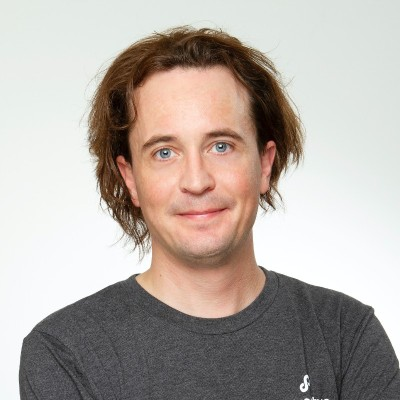
#> input picture team/rosco.jpeg, 400 x 400 px
$ python -i sprites.py   (imports and definitions only)
#> lines starting #> are read from the running program, lines starting #| are printed output that depends on the picture; after the words box and inside, x2 and y2 are one past the last pixel; in counts of white or black regions, pixels touching at a corner belong together
#> further down, picture is the input picture: PIL image 400x400 RGB; mean R, G, B 179.7, 170.4, 163.9
from __future__ import annotations

from PIL import Image

LANDSCAPE = (1536, 1024)
PORTRAIT = (1024, 1536)
SQUARE = (1024, 1024)


# [8 lines left out: function sheet_size_for_grid, not called in this run]


def size_string(size: tuple[int, int]) -> str:
    return f"{size[0]}x{size[1]}"


def even_boundaries(length: int, parts: int) -> list[int]:
    return [round(i * length / parts) for i in range(parts + 1)]


# [75 lines left out: functions _coverage_profile, snap_boundaries, slice_grid, not called in this run]


def content_fraction(frame: Image.Image, *, white_threshold: int = 235, inset: float = 0.1) -> float:
    """Fraction of non-white pixels in the central region of a frame."""
#> called with white_threshold = 235, inset = 0.1
    width, height = frame.size
#> width = 400; height = 400
    box = (int(width * inset), int(height * inset), int(width * (1 - inset)), int(height * (1 - inset)))
#> box = (40, 40, 360, 360)
    inner = frame.crop(box).convert("L").point(lambda v: 255 if v < white_threshold else 0)
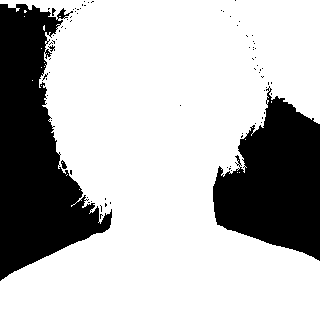
#> inner: PIL image 320x320 L; 72.5% white; 80 black regions (76 under 20 px), largest, box (x1, y1, x2, y2) and area: (0, 4, 112, 281) 16052, (213, 86, 320, 261) 11911, (61, 160, 67, 169) 32, (48, 45, 55, 52) 22
    if inner.width == 0 or inner.height == 0:
        return 0.0
    return inner.resize((1, 1), Image.Resampling.BOX).getpixel((0, 0)) / 255


def blank_panels(frames: list[Image.Image], *, min_content: float = 0.004) -> list[int]:
    """Indices of panels that contain (almost) nothing; the model skipped or merged them."""
    return [i for i, frame in enumerate(frames) if content_fraction(frame) < min_content]

>>> from PIL import Image
>>> picture = Image.open('../../../team/rosco.jpeg')
>>> result = content_fraction(picture)
#> result = 0.725

$ run again, on team/zafar.jpeg
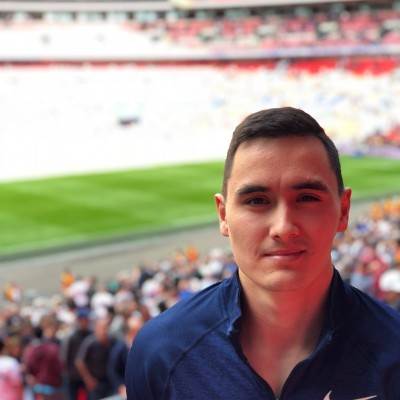
#> input picture team/zafar.jpeg, 400 x 400 px
#> picture is the input picture: PIL image 400x400 RGB; mean R, G, B 159.5, 145.8, 137.1
#> in content_fraction, `inner = frame.crop(box).convert("L").point(lambda v: 255 if v < white_..`:
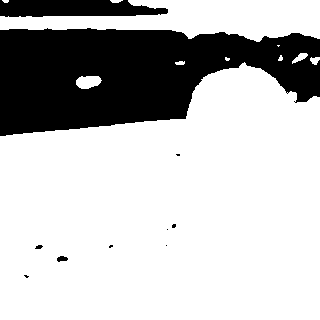
#> inner: PIL image 320x320 L; 74.5% white; 10 black regions (6 under 20 px), largest, box (x1, y1, x2, y2) and area: (0, 28, 320, 136) 23615, (0, 0, 168, 17) 2356, (57, 256, 68, 262) 47, (35, 245, 43, 249) 23
#> result = 0.745
